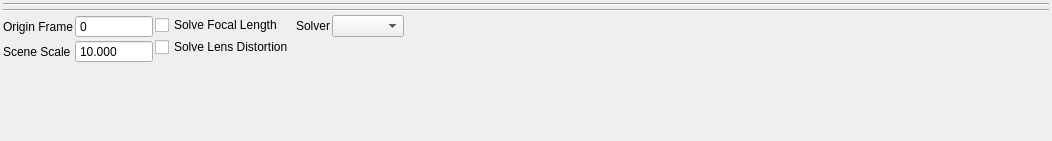
<?xml version="1.0" encoding="UTF-8"?>
<ui version="4.0">
 <class>Form</class>
 <widget class="QWidget" name="Form">
  <property name="geometry">
   <rect>
    <x>0</x>
    <y>0</y>
    <width>1052</width>
    <height>141</height>
   </rect>
  </property>
  <property name="windowTitle">
   <string>Form</string>
  </property>
  <layout class="QVBoxLayout" name="verticalLayout">
   <property name="spacing">
    <number>3</number>
   </property>
   <property name="leftMargin">
    <number>3</number>
   </property>
   <property name="topMargin">
    <number>3</number>
   </property>
   <property name="rightMargin">
    <number>3</number>
   </property>
   <property name="bottomMargin">
    <number>3</number>
   </property>
   <item>
    <layout class="QHBoxLayout" name="frameRange_layout">
     <property name="spacing">
      <number>2</number>
     </property>
    </layout>
   </item>
   <item>
    <widget class="Line" name="line_2">
     <property name="orientation">
      <enum>Qt::Horizontal</enum>
     </property>
    </widget>
   </item>
   <item>
    <layout class="QHBoxLayout" name="rootFrames_layout">
     <property name="spacing">
      <number>2</number>
     </property>
    </layout>
   </item>
   <item>
    <widget class="Line" name="line">
     <property name="orientation">
      <enum>Qt::Horizontal</enum>
     </property>
    </widget>
   </item>
   <item>
    <layout class="QHBoxLayout" name="options_layout">
     <property name="spacing">
      <number>2</number>
     </property>
     <item>
      <layout class="QFormLayout" name="options1_layout">
       <property name="horizontalSpacing">
        <number>2</number>
       </property>
       <property name="verticalSpacing">
        <number>2</number>
       </property>
       <item row="0" column="0">
        <widget class="QLabel" name="originFrame_label">
         <property name="toolTip">
          <string>&lt;html&gt;&lt;head/&gt;&lt;body&gt;&lt;p&gt;The frame number when the camera will be at the origin.&lt;/p&gt;&lt;/body&gt;&lt;/html&gt;</string>
         </property>
         <property name="text">
          <string>Origin Frame</string>
         </property>
        </widget>
       </item>
       <item row="0" column="1">
        <widget class="QSpinBox" name="originFrame_spinBox">
         <property name="toolTip">
          <string>&lt;html&gt;&lt;head/&gt;&lt;body&gt;&lt;p&gt;The frame number when the camera will be at the origin.&lt;/p&gt;&lt;/body&gt;&lt;/html&gt;</string>
         </property>
         <property name="buttonSymbols">
          <enum>QAbstractSpinBox::NoButtons</enum>
         </property>
         <property name="minimum">
          <number>0</number>
         </property>
         <property name="maximum">
          <number>9999999</number>
         </property>
         <property name="value">
          <number>0</number>
         </property>
        </widget>
       </item>
       <item row="1" column="0">
        <widget class="QLabel" name="sceneScale_label">
         <property name="toolTip">
          <string>&lt;html&gt;&lt;head/&gt;&lt;body&gt;&lt;p&gt;How large is the camera move?&lt;/p&gt;&lt;/body&gt;&lt;/html&gt;</string>
         </property>
         <property name="text">
          <string>Scene Scale</string>
         </property>
        </widget>
       </item>
       <item row="1" column="1">
        <widget class="QDoubleSpinBox" name="sceneScale_doubleSpinBox">
         <property name="toolTip">
          <string>&lt;html&gt;&lt;head/&gt;&lt;body&gt;&lt;p&gt;How large is the camera move?&lt;/p&gt;&lt;/body&gt;&lt;/html&gt;</string>
         </property>
         <property name="buttonSymbols">
          <enum>QAbstractSpinBox::NoButtons</enum>
         </property>
         <property name="showGroupSeparator" stdset="0">
          <bool>true</bool>
         </property>
         <property name="decimals">
          <number>3</number>
         </property>
         <property name="minimum">
          <double>0.001000000000000</double>
         </property>
         <property name="maximum">
          <double>99999999.000000000000000</double>
         </property>
         <property name="value">
          <double>10.000000000000000</double>
         </property>
        </widget>
       </item>
      </layout>
     </item>
     <item>
      <layout class="QVBoxLayout" name="options2_layout">
       <property name="spacing">
        <number>2</number>
       </property>
       <item>
        <widget class="QCheckBox" name="solveFocalLength_checkBox">
         <property name="toolTip">
          <string>&lt;html&gt;&lt;head/&gt;&lt;body&gt;&lt;p&gt;When enabled, allow camera focal length attributes in the solve.&lt;/p&gt;&lt;/body&gt;&lt;/html&gt;</string>
         </property>
         <property name="text">
          <string>Solve Focal Length</string>
         </property>
        </widget>
       </item>
       <item>
        <widget class="QCheckBox" name="solveLensDistortion_checkBox">
         <property name="toolTip">
          <string>&lt;html&gt;&lt;head/&gt;&lt;body&gt;&lt;p&gt;When enabled, allow lens distortion attributes in the solve.&lt;/p&gt;&lt;/body&gt;&lt;/html&gt;</string>
         </property>
         <property name="text">
          <string>Solve Lens Distortion</string>
         </property>
        </widget>
       </item>
       <item>
        <spacer name="verticalSpacer_4">
         <property name="orientation">
          <enum>Qt::Vertical</enum>
         </property>
         <property name="sizeType">
          <enum>QSizePolicy::MinimumExpanding</enum>
         </property>
         <property name="sizeHint" stdset="0">
          <size>
           <width>10</width>
           <height>1</height>
          </size>
         </property>
        </spacer>
       </item>
      </layout>
     </item>
     <item>
      <layout class="QVBoxLayout" name="options3_layout">
       <property name="spacing">
        <number>2</number>
       </property>
       <item>
        <layout class="QHBoxLayout" name="solverType_layout" stretch="0,0">
         <property name="spacing">
          <number>2</number>
         </property>
         <item>
          <widget class="QLabel" name="solverType_label">
           <property name="toolTip">
            <string>&lt;html&gt;&lt;head/&gt;&lt;body&gt;&lt;p&gt;What type of solver engine to solve with?&lt;/p&gt;&lt;/body&gt;&lt;/html&gt;</string>
           </property>
           <property name="text">
            <string>Solver</string>
           </property>
          </widget>
         </item>
         <item>
          <widget class="QComboBox" name="solverType_comboBox">
           <property name="sizePolicy">
            <sizepolicy hsizetype="Minimum" vsizetype="Fixed">
             <horstretch>1</horstretch>
             <verstretch>0</verstretch>
            </sizepolicy>
           </property>
           <property name="toolTip">
            <string>&lt;html&gt;&lt;head/&gt;&lt;body&gt;&lt;p&gt;What type of solver engine to solve with?&lt;/p&gt;&lt;/body&gt;&lt;/html&gt;</string>
           </property>
          </widget>
         </item>
        </layout>
       </item>
       <item>
        <spacer name="verticalSpacer_6">
         <property name="orientation">
          <enum>Qt::Vertical</enum>
         </property>
         <property name="sizeHint" stdset="0">
          <size>
           <width>20</width>
           <height>0</height>
          </size>
         </property>
        </spacer>
       </item>
      </layout>
     </item>
     <item>
      <spacer name="horizontalSpacer">
       <property name="orientation">
        <enum>Qt::Horizontal</enum>
       </property>
       <property name="sizeType">
        <enum>QSizePolicy::Expanding</enum>
       </property>
       <property name="sizeHint" stdset="0">
        <size>
         <width>10</width>
         <height>20</height>
        </size>
       </property>
      </spacer>
     </item>
    </layout>
   </item>
   <item>
    <spacer name="verticalSpacer_3">
     <property name="orientation">
      <enum>Qt::Vertical</enum>
     </property>
     <property name="sizeType">
      <enum>QSizePolicy::MinimumExpanding</enum>
     </property>
     <property name="sizeHint" stdset="0">
      <size>
       <width>20</width>
       <height>1</height>
      </size>
     </property>
    </spacer>
   </item>
  </layout>
 </widget>
 <resources/>
 <connections/>
</ui>
